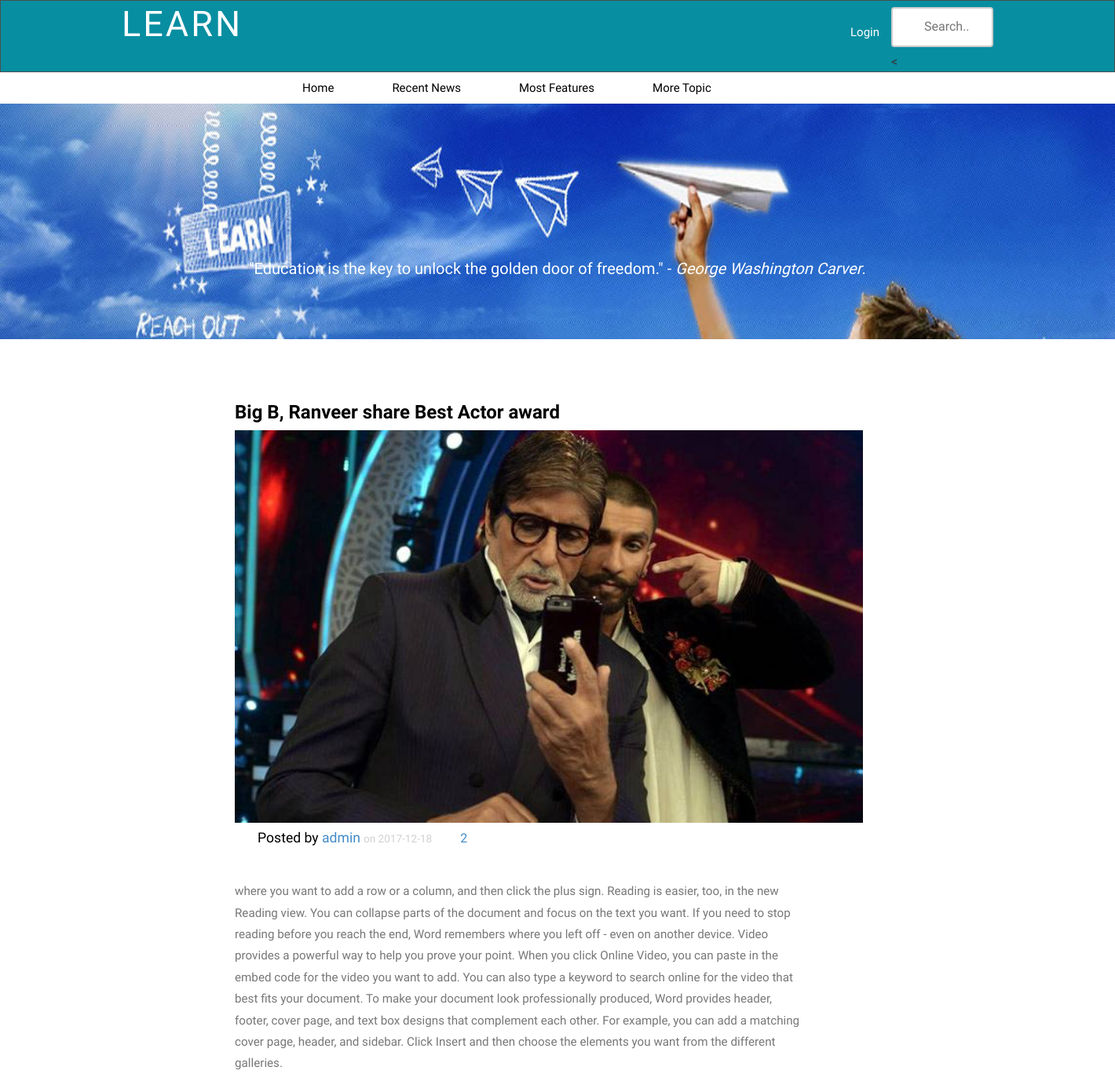
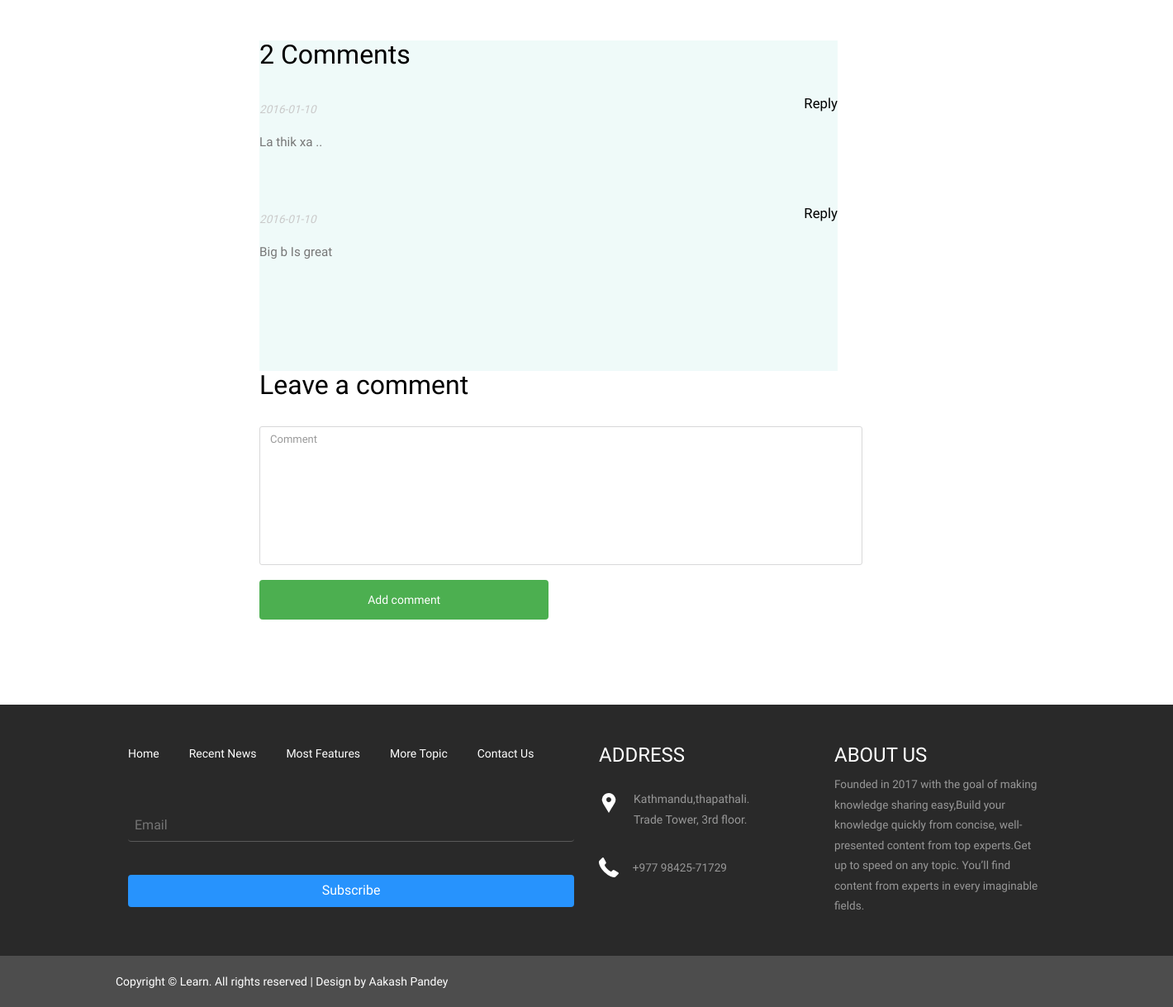
Page /pages/recentnews_inside.php?id=22 on the committed database (2 pictures, top to bottom).
### tables this page shows
CREATE TABLE IF NOT EXISTS `tbl_slider` (
  `id` int(11) NOT NULL,
  `images` varchar(150) NOT NULL,
  `testimonial` varchar(2000) NOT NULL,
  `date` date NOT NULL,
  `status` enum('active','inactive') NOT NULL,
  `author` varchar(250) NOT NULL
);

CREATE TABLE IF NOT EXISTS `tbl_news` (
  `id` int(11) NOT NULL,
  `news_title` varchar(250) NOT NULL,
  `news_description` varchar(10000) NOT NULL,
  `news_image` varchar(150) NOT NULL,
  `upload_date` date NOT NULL,
  `user_id` varchar(50) NOT NULL,
  `status` enum('active','inactive') NOT NULL
);

CREATE TABLE IF NOT EXISTS `tbl_comment` (
  `id` int(11) NOT NULL,
  `user_id` int(11) NOT NULL,
  `file_id` int(11) NOT NULL,
  `comment` text,
  `date` date NOT NULL
);

### pages/recentnews_inside.php (the view, shortened to what this page needs)
 <?php
include '../connection.php';
include '../includes/header.php';
?>
  <div class="courses_banner">
                 <?php
                              $news="SELECT * FROM `tbl_slider` where status='active' order by rand()  limit 1";
                            $result=mysqli_query($connection, $news);
                            if(mysqli_num_rows($result)>0) {
                            while ($row=mysqli_fetch_assoc($result)) {
                ?>
                    <div class="banner-info">
                      <p >"<?=$row['testimonial']?>" -<i> <?=$row['author']?></i>. </p>
                    </div>
              <?php
                  }
                }
              ?>
  </div>
	<div class="features">
	   <div class="container">
     <?php
        $id=$_GET['id'];
          $news="select * from tbl_news where id=$id and status='active'";
        $result=mysqli_query($connection, $news);
        if(mysqli_num_rows($result)>0) {
          while ($row=mysqli_fetch_assoc($result)) {
          	$aid = $row['user_id'];
                                $admin = "select * from tbl_admin where id='$aid'";
                                $r = mysqli_fetch_assoc(mysqli_query($connection,$admin))
      ?>
	   	  <div class="blog_box1">
			 <dl class="item_info_dl">
 			  	<h2><a href="#"><?=$row['news_title']?></a></h2>
		 			<a href="#"><img src="../images/<?=$row['news_image']?>" height=500 width=800/></a>
						    <dd>
								<address class="item_createdby">
									Posted by <a href="#"><?=$r['username']?></a>
								</address>
							</dd>
							<dd>
						       <time datetime="2015-05-01 19:45" class="item_published">
							    on <?=$row['upload_date']?>			</time>
					        </dd>
							<dd>
						      <span class="comment">
						        <a href="#">
						        	<?php
								 		$number="SELECT count(*) as Totalcomment FROM tbl_comment where file_id='$id'";
								 		$nresult=mysqli_query($connection,$number);
						   	  			$nrow=mysqli_fetch_assoc($nresult);
								 		?>
			 	<span ><?php echo $nrow['Totalcomment']; ?></span><br></a>
					          </span>
					       </dd>
		 </dl>
		 <p><?=$row['news_description']?></p>
	     </div>
	     	<div class="col-md-8 detail">
						<div class="scroll">
				 	 <div class="comment_section">
			 	<h4>
			 			<?php
			 		$number="SELECT count(*) as Totalcomment FROM tbl_comment where file_id='$id'";
			 		$nresult=mysqli_query($connection,$number);
	   	  			$nrow=mysqli_fetch_assoc($nresult);
			 		?>
			 	<span ><?php echo $nrow['Totalcomment']; ?> Comments </span><br>
			 	</h4>
			 	 <?php
     				$id=$_GET['id'];
                            $comment="select * from tbl_comment where file_id='$id'";
							$result=mysqli_query($connection, $comment);
							if(mysqli_num_rows($result)>0) {
							while ($row=mysqli_fetch_assoc($result)) {
      				?>
			 	<ul class="comment-list">
                   <li>
				     <div class="author-box">
				     		<?php
				           		$userid = $row['user_id'];
				           		$user = "select * from tbl_user where id='$userid'";
				           		$r = mysqli_fetch_assoc(mysqli_query($connection,$user));
				           	?>
				       <div class="author-box_right">
				        <h5><a href="#"><?=$r['username']?></a><span class="pull-right"><a class="comment-reply-link" href="#">Reply</a></span></h5>
			            <span class="m_1"><?=$row['date']?></span>
			            <p><?=$row['comment']?></p>
				      </div>
				     </div>
				  </li>
                 </ul>
                  <?php
			 	}
			 }
			 	}
					}
			 ?>
			 </div>
			</div>
		 <form class="comment-form" action='<?php $_SERVER["PHP_SELF"];?>' method='post'>
			 	<h4>Leave a comment</h4>
				  <div class="col-md-13">
				<textarea name="comment" aria-required="true" id="comment" class="form-control" placeholder="Comment"></textarea>
	              </div>
					<div class="form-submit">
				  	<input name="submit" type="submit" id="submit" class="submit_1 btn btn-primary btn-block" value="Add comment">
				  </div>
           </form>
		 </div>
	   </div>
	</div>
     <?php
	include '../includes/footer.php';
	?>

### css/style.css (style rules this page uses)
h4, h5, h6, h1, h2, h3 { margin-top: 0; }
ul, ol { margin: 0; }
p { margin: 1%; }
html, body { font-family: 'PT Sans Narrow', sans-serif; font-size: 100%; background:#fff; }
body a { transition:0.5s all; -webkit-transition:0.5s all; -moz-transition:0.5s all; -o-transition:0.5s all; -ms-transition:0.5s all; }
div.scroll { background-color: #EFFAF9; width: 700px; height: 400px; overflow: scroll; }
.banner-info { text-align: center; padding:8em 0 0 0; }
.banner-info p { color: #FFF; margin: 1em 0 2em; font-size: 20px; font-weight: 400; }
.courses_banner { background: url(../images/1.jpg)no-repeat center top; background-size: cover; -webkit-background-size: cover; -moz-background-size: cover; -o-background-size: cover; min-height:300px; text-align: center; padding: 3em 0 0 0; }
.detail p { color:#777; font-size:0.95em; line-height:1.8em; }
.author-box { margin-bottom: 3em; }
.comment_section h4, .comment-form h4 { color: #000; font-size: 2em; margin-bottom: 1em; }
ul.comment-list { padding: 0; margin: 0; list-style: none; }
ul.comment-list li { margin-bottom:2em; }
.author-box_right { overflow: hidden; }
.author-box_right h5 { margin-bottom:5px; }
.author-box_right h5 a { color:#000; font-size:1.2em; }
span.m_1 { font-style:italic; font-size:0.85em; color:#CACACA; }
.search-form .form-control, .comment-form .form-control, .contact_form .form-control, .search_form .form-control { background-color: #fff; background-image: none; border: 1px solid #fff; border-radius: 3px; box-shadow: none; color: #7a7c82; display: block; font-size: 13px; height: 40px; line-height: 1.42857; margin-bottom: 15px; padding: 6px 12px; text-transform: none; width: 100%; }
.search-form .form-control, .comment-form .form-control, .contact_form .form-control { margin-bottom: 25px; border-color: #d8d8d9; }
.comment-form textarea { min-height: 168px; }
.form-submit { width: 48%; top: -15px; position: relative; display: inline-block; }
.submit_1 { background-color:#2f374c; border-color:#2f374c; outline:none; }
figure, figcaption, img, h2, p, i, .person-social { -webkit-transition: all .5s; transition: all .5s; }
time { font-size: 1.2em; color: #000; }
.features { padding:5em 0; width: 80%; margin-left: 20%; }
.features p { color:#777; font-size:0.95em; line-height:1.8em; margin: 1em 0 1em; width: 80%; }
.blog_box1 { margin-bottom:3em; width: 80%; }
.item_info_dl h2 { font-weight:600; font-size:1.5em; width: 80%; }
.item_info_dl h2 a { color:#000; width: 80%; }
.item_info_dl { color: #9ad905; font-weight: 300; line-height: 32px; margin: 0 0 20px; }
.item_info_dl dd .item_createdby:before { content: "\f007"; color: #444444; font-size: 24px; font-family: FontAwesome; margin-right: 6px; }
time.item_published { font-size: 0.85em; color:#D0D0D0; }
.item_info_dl dd { margin: 0; display: inline-block; }
.item_info_dl dd .comment:before { content: "\f075"; color: #444444; font-size: 18px; font-family: FontAwesome; margin-left: 14px; }
address.item_createdby { color: #000; font-size: 1.1em; }
input[type=submit] { width: 100%; background-color: #4CAF50; color: white; padding: 14px 20px; margin: 8px 0; border: none; border-radius: 4px; cursor: pointer; }
textarea { width: 100%; height: 150px; padding: 12px 20px; box-sizing: border-box; border: 2px solid #ccc; border-radius: 4px; background-color: #f8f8f8; font-size: 16px; resize: none; }

### rows in the picture
tbl_slider: testimonial "Education is the key to unlock the golden door of freedom.", author "George Washington Carver"
tbl_news: news_title "Big B, Ranveer share Best Actor award", news_image (picture), tbl_admin.username "admin", upload_date "2017-12-18", Totalcomment "2", news_description "where you want to add a row or a column, and then click the plus sign. Reading is easier, too, in the new Reading view. You can collapse parts of the document and focus on the text you want. If you need to stop reading before you reach the end, Word remembers where you left off - even on another device. Video provides a powerful way to help you prove your point. When you click Online Video, you can paste in the embed code for the video you want to add. You can also type a keyword to search online for the video that best fits your document. To make your document look professionally produced, Word provides header, footer, cover page, and text box designs that complement each other. For…"
tbl_comment: date "2016-01-10", comment "La thik xa .."
tbl_comment: date "2016-01-10", comment "Big b Is great"
